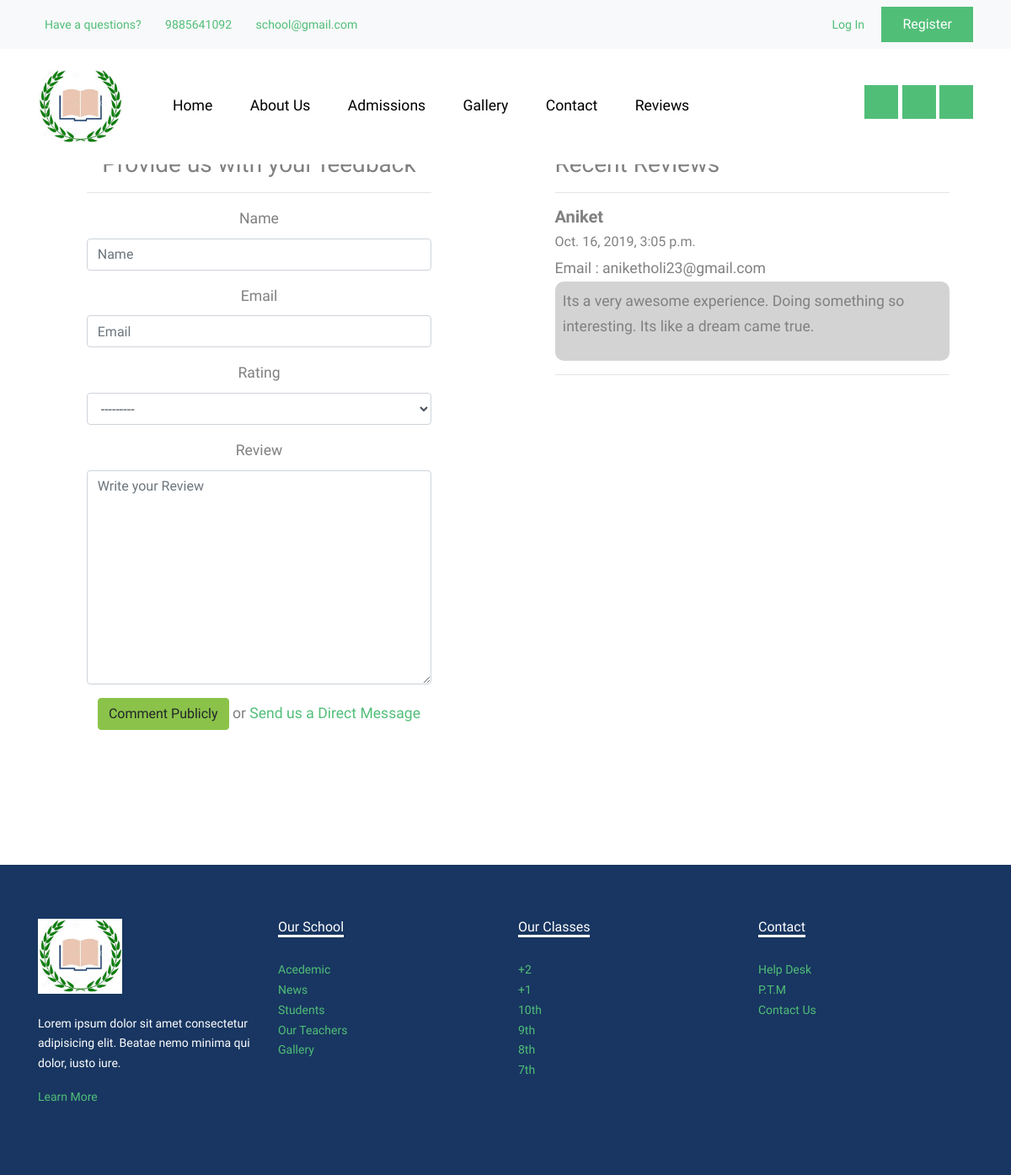
Before: / with the older database file.
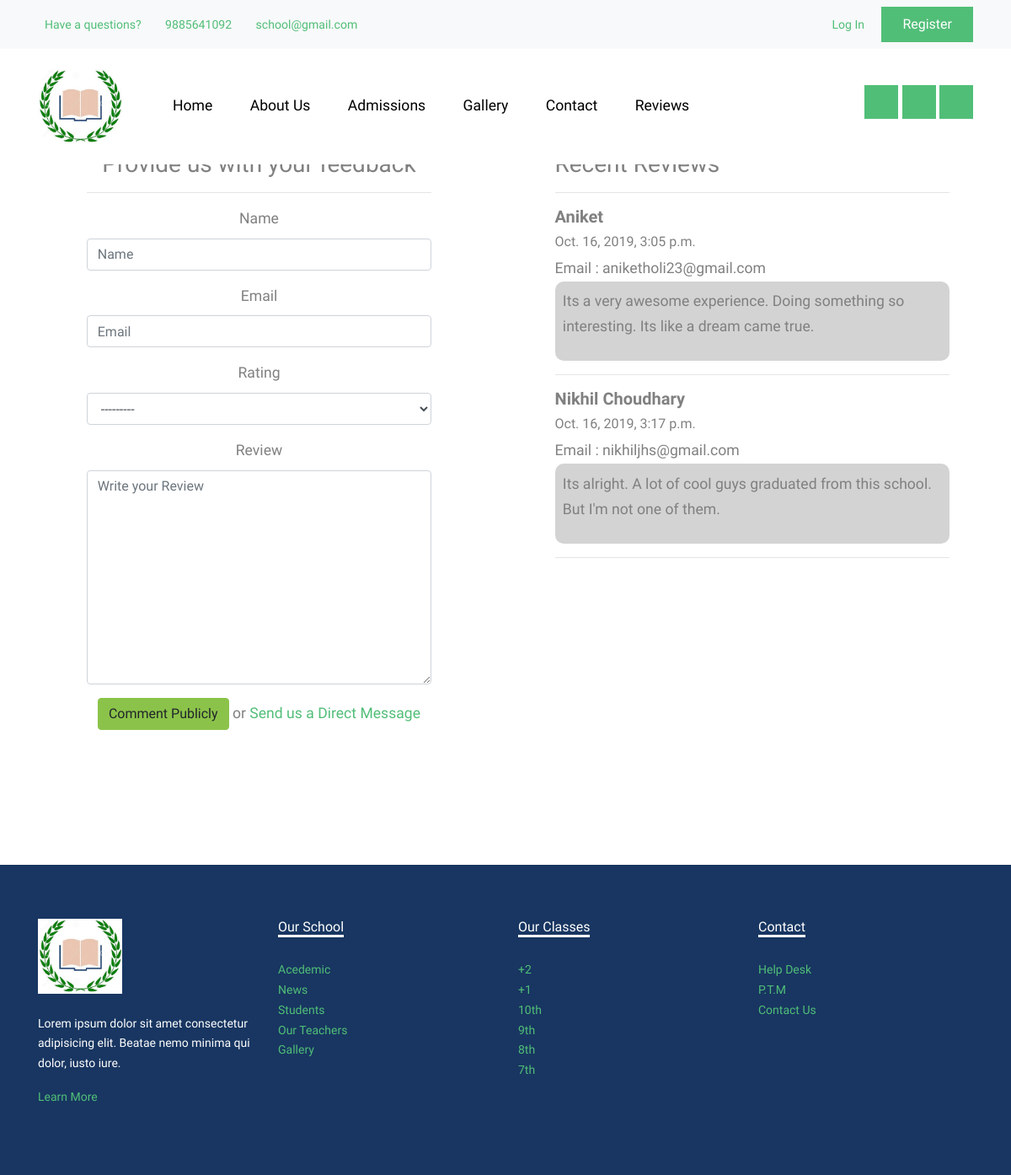
After: the same page with the newer database file.
### review/models.py (models this page shows, shortened)
class Review(models.Model):
    RATING_CHOICES={(1, 1), (2, 2), (3, 3), (4, 4), (5, 5)}
    name = models.CharField(max_length=100)
    email = models.EmailField(null=True, blank=True)
    rating = models.PositiveSmallIntegerField(choices=RATING_CHOICES)
    review = models.CharField(max_length=1500, null=True, blank=True)
    posted_at = models.DateTimeField(auto_now_add=True)

### review/views.py (the view, shortened to what this page needs)
# urls.py: path('', ReviewPageView.as_view(), name='review'),
class ReviewPageView(TemplateView):
    template_name = 'review/home.html'
    def get(self, request):
        reviews = Review.objects.all()
        form = ReviewForm()
        args = {'reviews': reviews, 'form': form}
        return render(request, self.template_name, args)

### review/forms.py
class ReviewForm(forms.ModelForm):
    class Meta:
        model = Review
        fields = "__all__"
        widgets = {
            'review': forms.Textarea(attrs={'placeholder': 'Write your Review '})
        }

### content/templates/review/home.html (shortened to what this page needs)
{% extends 'layout/page.html' %}
{% load i18n %}
{% load bootstrap4 %}
{% load static %}
{% block content %}
	<div class="d-flex">
		<div class="right" style="width: 50%;">
	<form id="comment-form" action="{% url 'review' %}" method="post" role="form" style="padding-left: 15%; padding-right: 15%; background: light-grey ; text-align: center;">
		<h3>Provide us with your feedback</h3><hr>
		{% bootstrap_form form layout='inline' %}
			<button class="btn btn-success" type="submit">Comment Publicly </button> or <a href="{% url 'submit-review' %}">Send us a Direct Message</a>
	</form>
		</div>
		<div class="left" style="width: 50%; padding-left: 5%; padding-right: 5%; height: 100vh; overflow-y: auto;">
			<h3>Recent Reviews </h3><hr>
	{% for review in reviews %}
			<h5><b>{{review.name}}</b></h5>
			<h6>{{review.posted_at}}</h6>
			<h7> Email : {{review.email}}</h7>
			<div style="background: lightgrey; padding: 2%; border-radius: 10px;"><p>{{review.review}}</p></div><hr>
	{% endfor %}
		</div>
	</div>
{% endblock %}

Changed rows visible on the page:
added Review: name "Nikhil Choudhary", posted_at "Oct. 16, 2019, 3:17 p.m.", email "nikhiljhs@gmail.com", review "Its alright. A lot of cool guys graduated from this school. But I'm not one of them."
